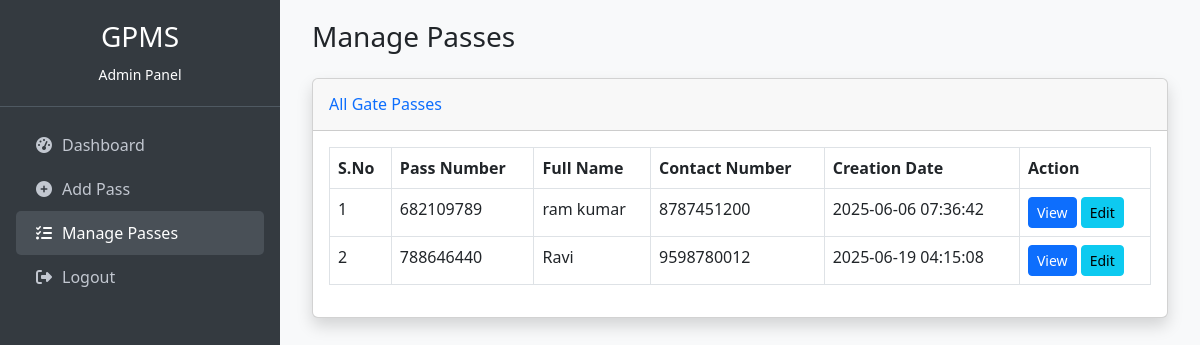
Screenshot of /manage-passes.php (signed in) with the database file from the repository.
### tables this page shows
CREATE TABLE `passes` (
  `id` int(11) NOT NULL,
  `pass_number` varchar(255) DEFAULT NULL,
  `full_name` varchar(255) DEFAULT NULL,
  `contact_number` bigint(20) DEFAULT NULL,
  `email` varchar(255) DEFAULT NULL,
  `identity_type` varchar(200) DEFAULT NULL,
  `identity_card_no` varchar(255) DEFAULT NULL,
  `category` varchar(255) DEFAULT NULL,
  `from_date` date DEFAULT NULL,
  `to_date` date DEFAULT NULL,
  `reason` mediumtext,
  `pass_creation_date` timestamp NULL DEFAULT CURRENT_TIMESTAMP,
  `status` varchar(100) DEFAULT 'Pending'
);

### manage-passes.php (the view, shortened to what this page needs)
<?php
include('db.php');
if (strlen($_SESSION['admin_id'] == 0)) {
    header("location:logout.php");
} else {
?>
<?php include 'includes/header.php'; ?>
<?php include 'includes/sidebar.php'; ?>
<div class="container-fluid">
    <h1 class="h3 mb-4 text-gray-800">Manage Passes</h1>
    <div class="card shadow mb-4">
        <div class="card-header py-3">
            <h6 class="m-0 font-weight-bold text-primary">All Gate Passes</h6>
        </div>
        <div class="card-body">
            <div class="table-responsive">
                <table class="table table-bordered table-hover" id="dataTable" width="100%" cellspacing="0">
                    <thead>
                        <tr>
                            <th>S.No</th>
                            <th>Pass Number</th>
                            <th>Full Name</th>
                            <th>Contact Number</th>
                            <th>Creation Date</th>
                            <th>Action</th>
                        </tr>
                    </thead>
                    <tbody>
                    <?php
                        $ret = mysqli_query($conn, "select * from passes");
                        $cnt = 1;
                        while ($row = mysqli_fetch_array($ret)) {
                    ?>
                        <tr>
                            <td><?php echo $cnt;?></td>
                            <td><?php echo $row['pass_number'];?></td>
                            <td><?php echo $row['full_name'];?></td>
                            <td><?php echo $row['contact_number'];?></td>
                            <td><?php echo $row['pass_creation_date'];?></td>
                            <td>
                                <a href="view-pass-detail.php?id=<?php echo $row['id'];?>" class="btn btn-primary btn-sm">View</a>
                                <a href="edit-pass-detail.php?id=<?php echo $row['id'];?>" class="btn btn-info btn-sm">Edit</a>
                            </td>
                        </tr>
                    <?php
                        $cnt = $cnt+1;
                        }
                    ?>
                    </tbody>
                </table>
            </div>
        </div>
    </div>
</div>
<?php include 'includes/footer.php'; ?>
<?php } ?>

### includes/header.php (style rules this page uses)
body { display: flex; background-color: #f8f9fa; }

### rows the page displays
passes: pass_number "682109789", full_name "ram kumar", contact_number "8787451200", pass_creation_date "2025-06-06 07:36:42"
passes: pass_number "788646440", full_name "Ravi", contact_number "9598780012", pass_creation_date "2025-06-19 04:15:08"
